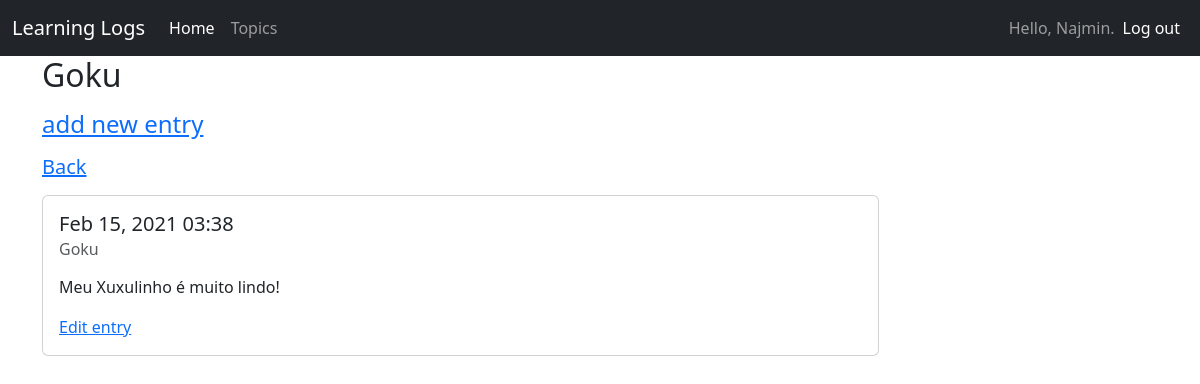
Screenshot of /topics/5/ (signed in) with the database file from the repository.
### learning_logs/models.py (models this page shows, shortened)
class Topic(models.Model):
    text = models.CharField(max_length=200)
    date_added = models.DateTimeField(auto_now_add=True)
    owner = models.ForeignKey(User, on_delete=models.CASCADE)
    def __str__(self):
        return self.text

class Entry(models.Model):
    topic = models.ForeignKey(Topic, on_delete=models.CASCADE)
    text = models.TextField()
    date_added = models.DateTimeField(auto_now_add=True)
    class Meta:
        verbose_name_plural = 'entries'

### learning_logs/views.py (the view)
# urls.py: url(r'^topics/(?P<topic_id>\d+)/$', views.topic, name='topic'),
@login_required
def topic(request, topic_id):
    topic = Topic.objects.get(id=topic_id)
    check_topic_owner(request, topic)
    entries = topic.entry_set.order_by('-date_added')
    context = {'topic': topic, 'entries': entries}
    return render(request, 'learning_logs/topic.html', context)

### learning_logs/views.py (called while the page is built)
def check_topic_owner(request, tpc):
    if tpc.owner != request.user:
        raise Http404

### learning_logs/templates/learning_logs/topic.html
{% extends 'learning_logs/base.html' %}
{% block header %}
    <h2>{{ topic }}</h2>
{% endblock header %}
{% block content %}
    <p>
        <h4>
            <a href="{% url 'learning_logs:new_entry' topic.id %}">add new entry</a>
        </h4>
    </p>
    <p>
        <h5>
            <a href="{% url 'learning_logs:topics' %}">Back</a>
        </h5>
    </p>
    {% for entry in entries %}
        <div class="card" style="width: 75%;">
          <div class="card-body">
            <h5 class="card-title">{{ entry.date_added|date:'M d, Y H:i' }}</h5>
            <h6 class="card-subtitle mb-2 text-muted">{{ topic }}</h6>
            <p class="card-text">{{ entry.text|linebreaks}}</p>
            <a href="{% url 'learning_logs:edit_entry' entry.id %}" class="card-link">Edit entry</a>
          </div>
        </div>
    {% empty %}
        There are no entries for this topic yet.
    {% endfor %}
{% endblock content %}

### learning_logs/templates/learning_logs/base.html (shortened to what this page needs)
{% load bootstrap5 %}
<!DOCTYPE html>
<html lang="en">
    <head>
        {% bootstrap_css %}
    </head>
    <body>
        <nav class="navbar navbar-expand-lg navbar-dark bg-dark">
          <div class="container-fluid">
            <a class="navbar-brand" href="{% url 'learning_logs:index' %}">Learning Logs</a>
            <div class="collapse navbar-collapse" id="navbarSupportedContent">
              <ul class="navbar-nav me-auto mb-2 mb-lg-0">
                <li class="nav-item">
                  <a class="nav-link active" aria-current="page" href="{% url 'learning_logs:index' %}">Home</a>
                </li>
                <li class="nav-item">
                  <a class="nav-link" href="{% url 'learning_logs:topics' %}">Topics</a>
                </li>
              </ul>
                <ul class="nav navbar-nav navbar-right">
                    {% if user.is_authenticated %}
                        <span class="navbar-text">
                          Hello, {{ user.username }}.
                        </span>
                    <li class="nav-item">
                          <a class="nav-link active" href="{% url 'users:logout' %}">Log out</a>
                    </li>
                    {% endif %}
                </ul>
            </div>
          </div>
        </nav>
        <div class="container">
            <div class="page-header">
                {% block header %}{% endblock header %}
            </div>
            <div>
                {% block content %}{% endblock content %}
            </div>
        </div>
    </body>
</html>

### rows the page displays
Topic: text "Goku"
Entry: date_added "Feb 15, 2021 03:38", text "Meu Xuxulinho é muito lindo!"

### other values shown
{{ user.username }} "Najmin"
